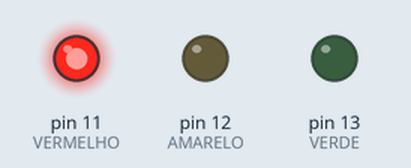
This sketch was run on a simulated Arduino Uno, built with avr-gcc and run on an emulated ATmega328P. Shown: output pins drawn as LEDs (lit = HIGH).

Above: at 0.2 s.
At 0.7 s:
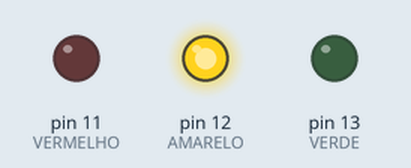
At 2.7 s:
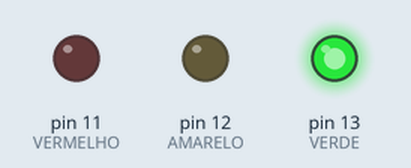
Timing chart, 0 to 3.5 s (numbered marks = the images above):
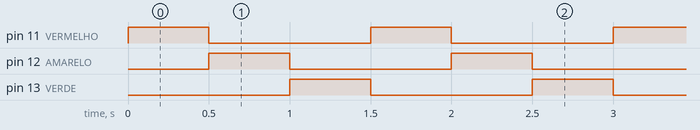

Measured:
- by itself, pin 11 (VERMELHO), pin 12 (AMARELO), pin 13 (VERDE): alternates HIGH for 0.50 s and LOW for 1.0 s
- by itself, everything shown: repeats every 1.5 s, in 4 steps

The sketch:

semaforo_simples.ino
```cpp
// Tutotial: https://www.makerzine.com.br/educacao/semaforo-com-arduino/

#define VERMELHO 11
#define AMARELO 12
#define VERDE 13

#define TEMPO 500 // Tempo de delay em ms

void setup() {
  pinMode(VERMELHO, OUTPUT);
  pinMode(AMARELO, OUTPUT);
  pinMode(VERDE, OUTPUT);
}

void loop() {
  digitalWrite(VERMELHO, HIGH);
  delay(TEMPO);
  digitalWrite(VERMELHO, LOW);
  digitalWrite(AMARELO, HIGH);
  delay(TEMPO);
  digitalWrite(AMARELO, LOW);
  digitalWrite(VERDE, HIGH);
  delay(TEMPO);
  digitalWrite(VERDE, LOW);
}
```
